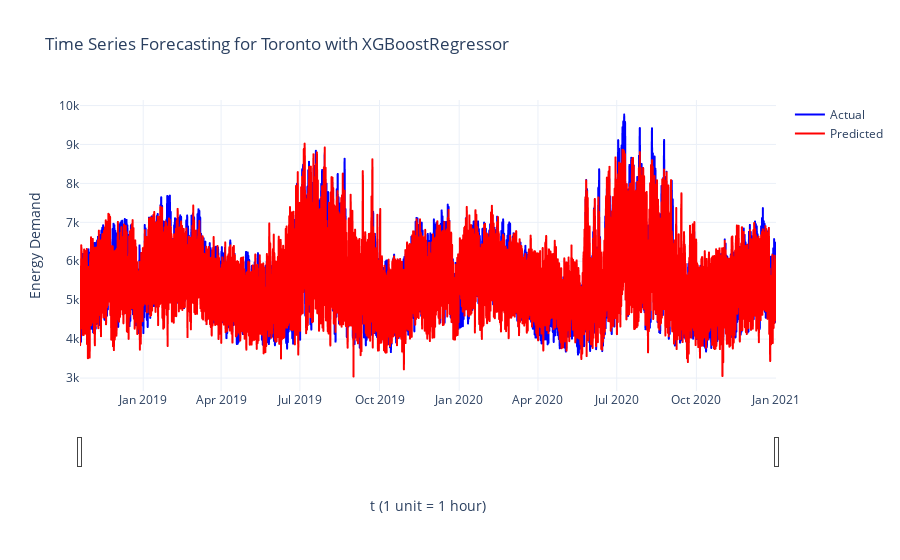

Notebook cell for this chart:
### Markdown cell above
## Results and Analysis

### Code cell
#@markdown plot prediction
from plotly import graph_objects as go
fig = go.Figure()
fig.add_trace(go.Scattergl(
    x=test_idx,
    y=y_test.to_numpy(),
    name='Actual',
    line_color='blue')
)

fig.add_trace(go.Scattergl(
    x=test_idx,
    y=pred,
    name='Predicted',
    line_color='red')
)


# Set the theme to 'plotly_white'
fig.update_layout(
    title=f"Time Series Forecasting for {target} with XGBoostRegressor",
    xaxis_title="t (1 unit = 1 hour)",
    yaxis_title="Energy Demand",
    template="plotly_white",
    xaxis = dict( rangeslider=dict(
      visible=True
    ))
)
fig.show()
fig.write_html(f'./outputs/xgb_mt1r1_pred.html')

### Figure 1 — Plotly figure (JSON) as saved in the notebook; plotly's stock layout.template omitted (floating-point values rounded to 4 significant figures; data arrays with more than 128 entries replaced by an {"elided": "..."} marker saying what was removed)
{"data": [{"line": {"color": "blue"}, "name": "Actual", "type": "scattergl", "x": {"elided": "19272 str values"}, "y": {"elided": "19272 int values"}}, {"line": {"color": "red"}, "name": "Predicted", "type": "scattergl", "x": {"elided": "19272 str values"}, "y": {"elided": "19272 float values"}}], "layout": {"title": {"text": "Time Series Forecasting for Toronto with XGBoostRegressor"}, "xaxis": {"rangeslider": {"visible": true}, "title": {"text": "t (1 unit = 1 hour)"}}, "yaxis": {"title": {"text": "Energy Demand"}}}}
